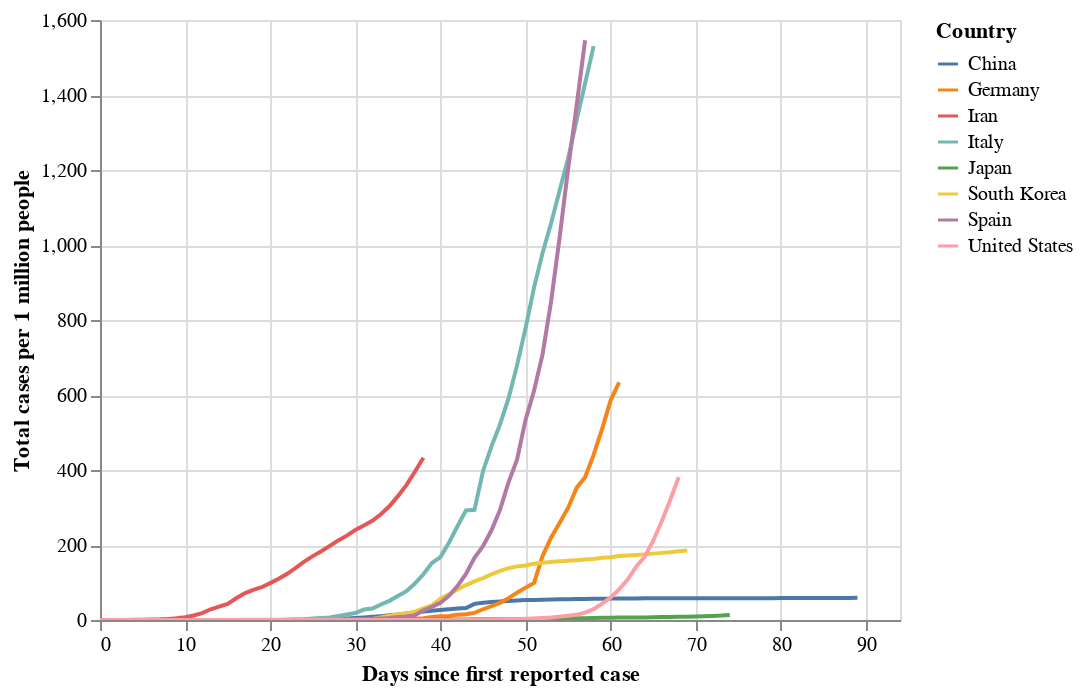

The notebook cell this image was saved under:
### Code cell
plot('Total cases per 1 million people', xvar='Days since first reported case')

### Figure 1 — Vega-Lite specification as saved in the notebook (floating-point values rounded to 4 significant figures; data arrays with more than 128 entries replaced by an {"elided": "..."} marker saying what was removed)
{"config": {"view": {"continuousWidth": 400, "continuousHeight": 300}}, "data": {"name": "data-06b3fa032b6985bab854b28ef21b61ba"}, "mark": "line", "encoding": {"color": {"type": "nominal", "field": "Country"}, "opacity": {"condition": {"value": 1, "selection": "selector007"}, "value": 0.2}, "tooltip": [{"type": "nominal", "field": "Country"}, {"type": "quantitative", "field": "Days since first reported case"}, {"type": "quantitative", "field": "Total cases per 1 million people"}], "x": {"type": "quantitative", "field": "Days since first reported case", "scale": {"domain": [0, 94]}}, "y": {"type": "quantitative", "field": "Total cases per 1 million people"}}, "selection": {"selector007": {"type": "multi", "fields": ["Country"], "bind": "legend"}, "selector008": {"type": "interval", "bind": "scales", "encodings": ["x", "y"]}}, "$schema": "https://vega.github.io/schema/vega-lite/v4.0.2.json", "datasets": {"data-06b3fa032b6985bab854b28ef21b61ba": {"elided": "720 records"}}}
